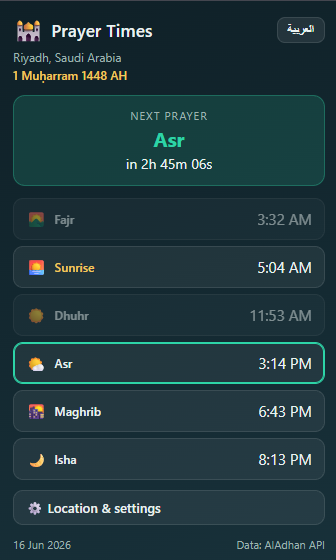
#> input picture 1.png, 336 x 560 px, found by its file name
$ python fix_background.py
#> lines starting #> are read from the running program, lines starting #| are printed output that depends on the picture
from PIL import Image
import os

def card_bbox(im, bg, thr=25):
    w, h = im.size
    pix = im.load()
    minx, miny = 10**9, 10**9
    maxx, maxy = -1, -1
    for y in range(h):
        for x in range(w):
            r, g, b = pix[x, y]
            if abs(r - bg[0]) + abs(g - bg[1]) + abs(b - bg[2]) > thr:
                if x < minx: minx = x
                if y < miny: miny = y
                if x > maxx: maxx = x
                if y > maxy: maxy = y
    if maxx == -1:
        return (0, 0, w, h)
    return (minx, miny, maxx + 1, maxy + 1)

repo = r"E:\chrome-ext"
ref_path = os.path.join(repo, "1.png")
ref = Image.open(ref_path).convert("RGB")
ref_bg = ref.getpixel((0, 0))
#> ref_bg = (68, 70, 79)
ref_bbox = card_bbox(ref, ref_bg, thr=25)
#> after the loop in card_bbox, `for y in range(h):`: maxx = 335; maxy = 559; minx = 0; miny = 1
#> ref_bbox = (0, 1, 336, 560)
ref_x, ref_y, ref_x2, ref_y2 = ref_bbox
#> ref_x = 0; ref_y = 1; ref_x2 = 336; ref_y2 = 560
ref_w, ref_h = ref_x2 - ref_x, ref_y2 - ref_y
#> ref_w = 336; ref_h = 559
print("ref card bbox", ref_bbox, "size", (ref_w, ref_h))
#| ref card bbox (0, 1, 336, 560) size (336, 559)

out_dir = os.path.join(repo, "screenshots")
codes = ["en", "de", "ar", "ur", "hi", "id", "fr", "es"]

for code in codes:
    p = os.path.join(out_dir, f"{code}.png")
    im = Image.open(p).convert("RGB")
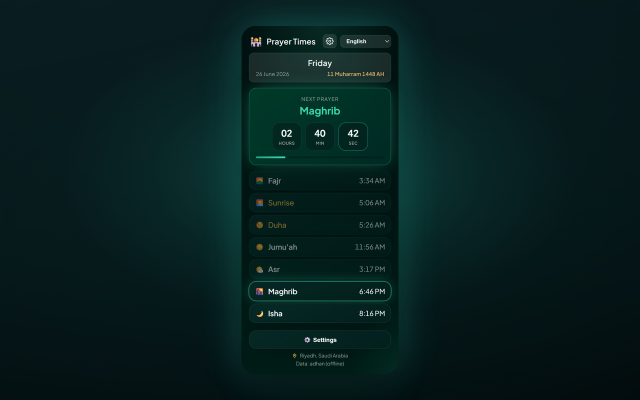
#> input picture screenshots/en.png, 1280 x 800 px, found by its file name (shown at 1/2 size)
#> im is the input picture: PIL image 1280x800 RGB; mean R, G, B 7.5, 31.6, 31.3
    bg = im.getpixel((0, 0))
#> bg = (10, 28, 32)
    bbox = card_bbox(im, bg, thr=25)
#> bbox = (0, 23, 1280, 800)
    x1, y1, x2, y2 = bbox
#> x1 = 0; y1 = 23; x2 = 1280; y2 = 800
    crop = im.crop((x1, y1, x2, y2))
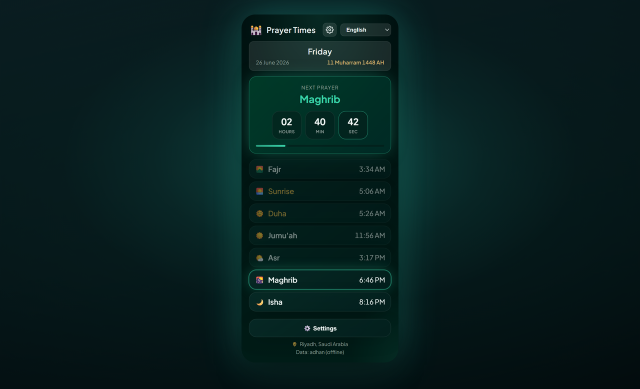
#> crop: PIL image 1280x777 RGB (shown at 1/2 size); mean R, G, B 7.4, 31.6, 31.3
    crop_resized = crop.resize((ref_w, ref_h), Image.Resampling.LANCZOS)
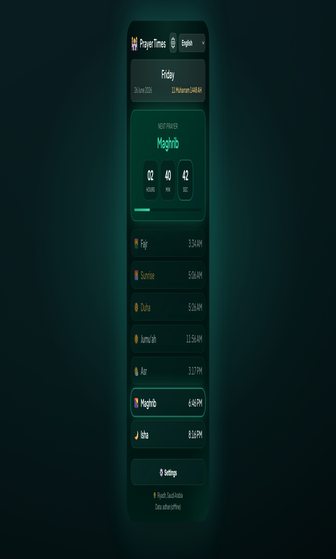
#> crop_resized: PIL image 336x559 RGB; mean R, G, B 7.4, 31.6, 31.3

    canvas = ref.copy()  # keep exact background gradient and orbs
    canvas.paste(crop_resized, (ref_x, ref_y))
    canvas.save(p, "PNG", optimize=True)
    print(code, "old bbox", bbox, "crop", crop.size, "-> pasted", (ref_w, ref_h))
#| en old bbox (0, 23, 1280, 800) crop (1280, 777) -> pasted (336, 559)
#> pass 2 of the loop `for code in codes:`:
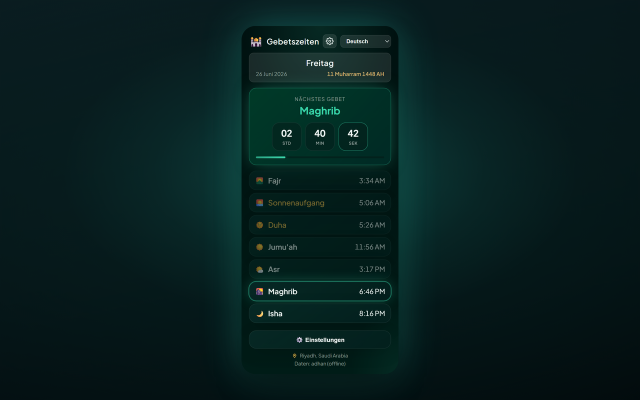
#> input picture screenshots/de.png, 1280 x 800 px, found by its file name (shown at 1/2 size)
#> im is the input picture: PIL image 1280x800 RGB; mean R, G, B 7.5, 31.6, 31.3
#> `crop = im.crop((x1, y1, x2, y2))`:
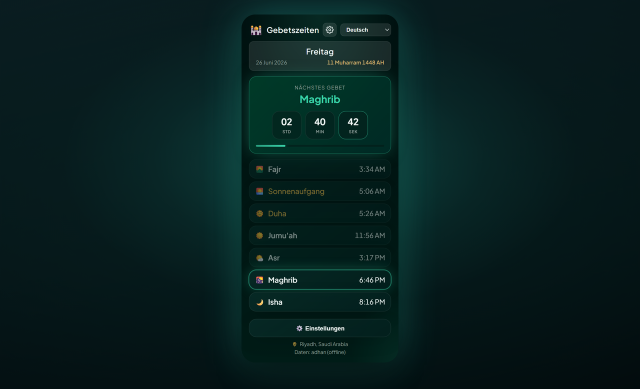
#> crop: PIL image 1280x777 RGB (shown at 1/2 size); mean R, G, B 7.5, 31.7, 31.3
#> `crop_resized = crop.resize((ref_w, ref_h), Image.Resampling.LANCZOS)`:
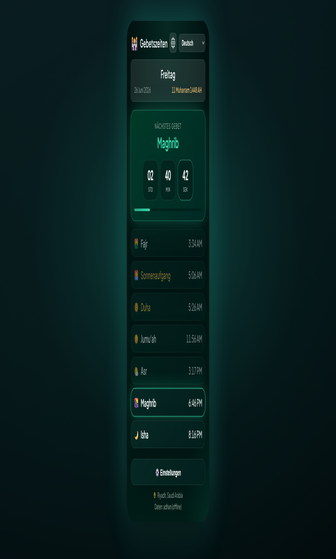
#> crop_resized: PIL image 336x559 RGB; mean R, G, B 7.5, 31.7, 31.3
#| de old bbox (0, 23, 1280, 800) crop (1280, 777) -> pasted (336, 559)
#> pass 3 of the loop `for code in codes:`:
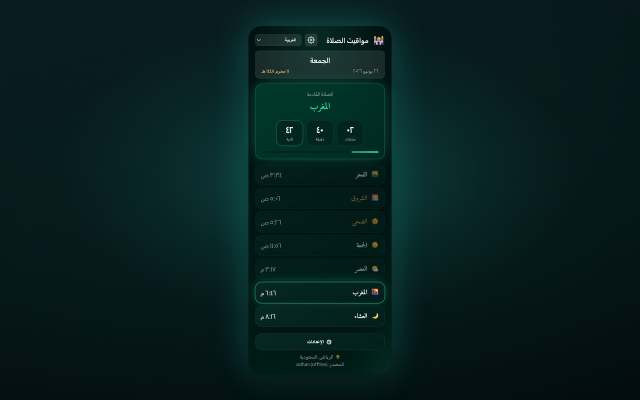
#> input picture screenshots/ar.png, 1280 x 800 px, found by its file name (shown at 1/2 size)
#> im is the input picture: PIL image 1280x800 RGB; mean R, G, B 7, 31, 30.9
#> bbox = (0, 26, 1280, 800)
#> y1 = 26
#> `crop = im.crop((x1, y1, x2, y2))`:
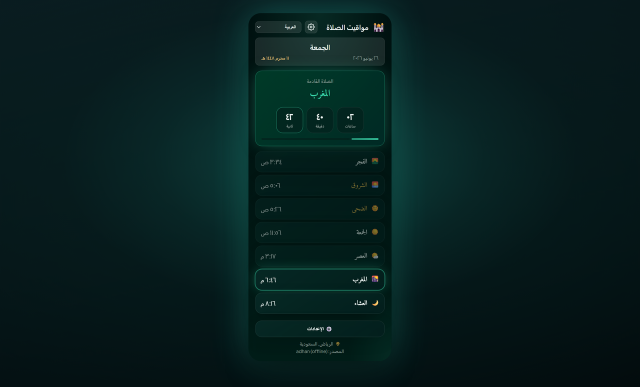
#> crop: PIL image 1280x774 RGB (shown at 1/2 size); mean R, G, B 7, 31, 30.8
#> `crop_resized = crop.resize((ref_w, ref_h), Image.Resampling.LANCZOS)`:
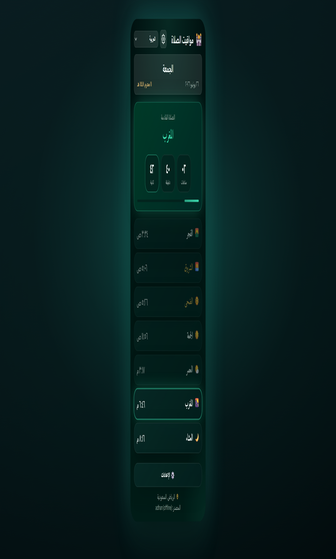
#> crop_resized: PIL image 336x559 RGB; mean R, G, B 7, 31, 30.8
#| ar old bbox (0, 26, 1280, 800) crop (1280, 774) -> pasted (336, 559)
#> (the run stopped early here; a loop or call above may not have finished)
